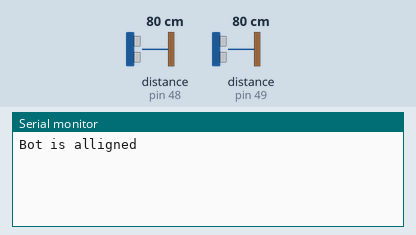
This sketch was run on a simulated Arduino Uno, built with avr-gcc and run on an emulated ATmega328P. Shown: the last lines printed to the serial monitor. Inputs (shaded band) come from the test bench; at power-on: distance to the obstacle (sensors on pin 48, pin 49) 80 cm.

Above: at 1.2 s.
1.3 s: distance to the obstacle (sensor on pin 48) set to 2 cm
At 3.1 s:
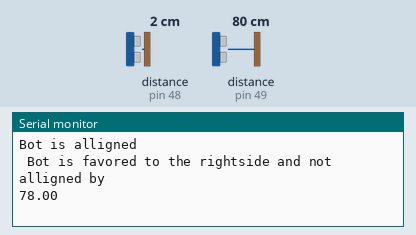
4.2 s: distance to the obstacle (sensor on pin 49) set to 4 cm
At 5.8 s:
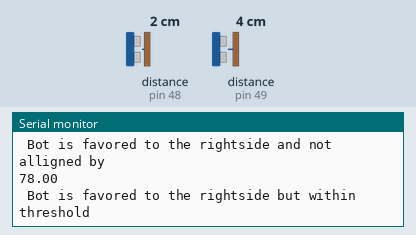
8.1 s: distance to the obstacle (sensor on pin 48) set to 9 cm
At 9.3 s:
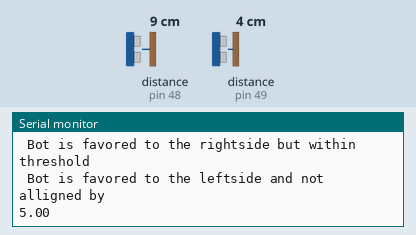
12.4 s: distance to the obstacle (sensor on pin 49) set to 2 cm
At 13.8 s:
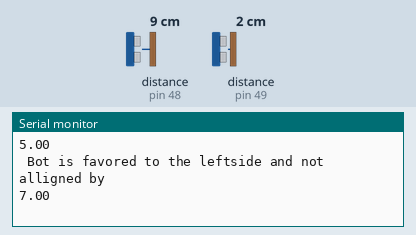
15.3 s: distance to the obstacle (sensor on pin 48) set to 4 cm
At 18.2 s:
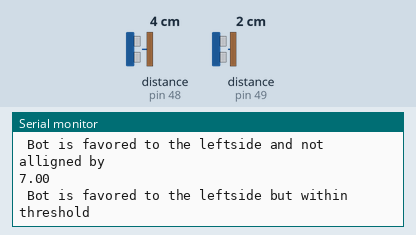
Timing chart, 0 to 19.7 s (numbered marks = the images above; inputs shaded):
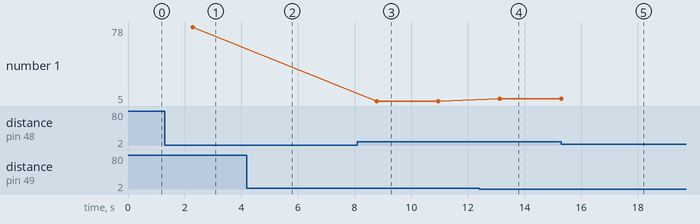

The sketch:

example_TOF.ino
```cpp
// (licence header left out)
/*
Left Sensor Pins:
SDA: A4
SCL: A5
SHDN: Digital Pin 7
Power
Ground
*/

/*
Right Sensor Pins:
SDA
SCL
SHDN: Digital Pin 6
Power
Ground
*/
#include <Adafruit_VL6180X.h>

// address we will assign if dual sensor is present
#define LEFT_SENSOR_ADDRESS 0x30
#define RIGHT_SENSOR_ADDRESS 0x31

// Additional Digital Pin for each sensor
#define SHT_LEFT_SENSOR 7
#define SHT_RIGHT_SENSOR 6


// objects for the VL6180X
Adafruit_VL6180X LEFT_SENSOR = Adafruit_VL6180X();
Adafruit_VL6180X RIGHT_SENSOR = Adafruit_VL6180X();


/*
    Reset all sensors by setting all of their XSHUT pins low for delay(10), then set all XSHUT high to bring out of reset
    Keep sensor #1 awake by keeping XSHUT pin high
    Put all other sensors into shutdown by pulling XSHUT pins low
    Initialize sensor #1 with lox.begin(new_i2c_address) Pick any number but 0x29 and it must be under 0x7F. Going with 0x30 to 0x3F is probably OK.
    Keep sensor #1 awake, and now bring sensor #2 out of reset by setting its XSHUT pin high.
    Initialize sensor #2 with lox.begin(new_i2c_address) Pick any number but 0x29 and whatever you set the first sensor to
*/
void setID() {
  // all reset
  digitalWrite(SHT_LEFT_SENSOR, LOW);
  digitalWrite(SHT_RIGHT_SENSOR, LOW);

  delay(10);

  // all unreset
  digitalWrite(SHT_LEFT_SENSOR, HIGH);
  digitalWrite(SHT_RIGHT_SENSOR, HIGH);

  delay(10);

  // activating left sensor and reseting right sensor
  digitalWrite(SHT_LEFT_SENSOR, HIGH);
  digitalWrite(SHT_RIGHT_SENSOR, LOW);


  // initing Left sensor
  if (!LEFT_SENSOR.begin()) {
    Serial.println(F("Failed to boot LEFT_SENSOR VL6180X"));
    while (1);
  }
  LEFT_SENSOR.setAddress(LEFT_SENSOR_ADDRESS);
  delay(10);

  // activating RIGHT_SENSOR
  digitalWrite(SHT_RIGHT_SENSOR, HIGH);
  delay(10);

  //initing RIGHT_SENSOR
  if (!RIGHT_SENSOR.begin()) {
    Serial.println(F("Failed to boot second VL6180X"));
    while (1);
  }
  RIGHT_SENSOR.setAddress(RIGHT_SENSOR_ADDRESS);
  delay(10);


}

float readSensorValue(Adafruit_VL6180X &vl) {

  //float lux = vl.readLux(VL6180X_ALS_GAIN_5);

  float range = vl.readRange();
  float to_cm = range/10;//convert mm to cm
  uint8_t status = vl.readRangeStatus();

  if (status == VL6180X_ERROR_NONE)
  {
      return to_cm;//able to receive reading on the TOF sensor, return distance
  }
  else
  {
  // uint8_t readRange(void); will never return a negative value
    return -1.0;//else, an error occured with reading, flag is negative number
  }


}


void check_measurement(float left_sensor, float right_sensor)
{
  if(left_sensor > right_sensor)
  {
    float difference = left_sensor - right_sensor;
    if(difference > 2)//sensor left is greater then sensor right by 2 cm
    {
      Serial.println(" Bot is favored to the leftside and not alligned by ");
      Serial.print(difference);
    }
    else
    {
      Serial.println(" Bot is favored to the leftside but within threshold ");
    }

  }
  else if(right_sensor > left_sensor)
  {
    float difference = right_sensor - left_sensor;
    if(difference > 2)//sensor right is greater then sensor left by 2 cm
    {

      Serial.println(" Bot is favored to the rightside and not alligned by ");
      Serial.print(difference);
    }
    else
    {
      Serial.println(" Bot is favored to the rightside but within threshold ");
    }
  }
  else
  {
   Serial.println("Bot is alligned");
  }
  Serial.println();


}


void read_sensors()
{
  float sensor_left = readSensorValue(LEFT_SENSOR);
  float sensor_right = readSensorValue(RIGHT_SENSOR);
  //check to make sure each sensor reading is valid then continue with the calculations
  if((sensor_left != (-1.0)) && (sensor_right != (-1.0)))
  {
     check_measurement(sensor_left,sensor_right);

     /*
     Serial.print(sensor_left);
     Serial.println(" LEFT SENSOR ");

     Serial.print(sensor_right);
     Serial.println(" RIGHT SENSOR ");
     */
     delay(2000);

  }
  else
  {
    Serial.println("One sensor returned invalid value");
  }

}


//===============================================================
// Setup
//===============================================================
void setup()
{
  Serial.begin(115200);

  pinMode(SHT_LEFT_SENSOR, OUTPUT);
  pinMode(SHT_RIGHT_SENSOR, OUTPUT);

  digitalWrite(SHT_LEFT_SENSOR, LOW);
  digitalWrite(SHT_RIGHT_SENSOR, LOW);

  setID();


}

//===============================================================
// Loop
//===============================================================
void loop()
{
  read_sensors();
  delay(100);
}
```

Measured:
- after the input at 1.3 s, the serial monitor: prints a new line after 0.98 s (image 1)
- after the input at 4.2 s, the serial monitor: prints a new line after 0.25 s (image 2)
- after the input at 8.1 s, the serial monitor: prints a new line after 0.68 s (image 3)
- after the input at 12.4 s, the serial monitor: prints a new line after 0.72 s (image 4)
- after the input at 15.3 s, the serial monitor: prints a new line after 2.2 s (image 5)
- plotted number 1: 78 → 5 after the input at 8.1 s, 5 → 7 after the input at 12.4 s
